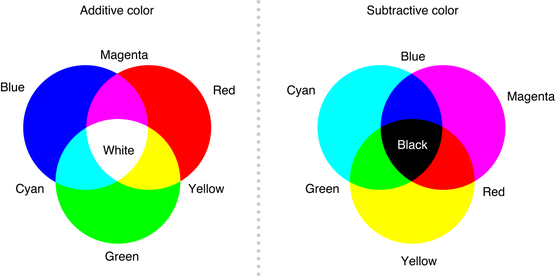
#> input picture Photoshop修色圣典/Chapter_01/res/color_relation.png, 555 x 276 px, shrunk from 1081 x 538 before the run
$ jupyter execute --allow-errors note.ipynb   (shell and % lines are left out)   (Python 2 division)
#> lines starting #> are read from the running program, lines starting #| are printed output that depends on the picture
[cell 1]

import numpy as np
from __future__ import division

import matplotlib.pyplot as plt
import matplotlib.pylab as pylab
#pylab.rcParams['figure.figsize'] = 4*4, 3*4
pylab.rcParams['axes.grid'] = False
import seaborn as sns

import cv2
print cv2.__version__

import logging
logger = logging.getLogger()

第1章 色彩、对比度和通道
===========

### 1.1 难以取舍
色彩 VS 对比度

### 1.2 让色彩更自然
人眼与相机的区别：

1. 色偏：物体受环境光影响而产生不自然的色调时，
   + 人眼自动纠正（人总是把环境光的颜色看成是中性灰）。
   + 相机忠实记录。

   冷色色偏很少能让人接受，而暧色色偏有时是讨喜的。

   补充：显示器修色时，不会注意到色偏；制成印刷品时，才会发现色偏。

2. 同时对比效应（存在背景色时）
   + 人眼会夸大前景色和背景色的差别（视觉错觉迫使前景色朝着与背景色相反的方向发展）。
   + 相机拍摄的照片常常充满**近似色**，缺乏对比。

3. 色适应：
   + 人眼会快速适应不同的灯光强度。
   + 人眼会自动减少反射光和闪烁光（相机常见到人物脸上满是反光）。 $\implies$ 室内肖像摄影时化浓妆。

4. 其他人眼视觉错觉：
   + 人眼注视一个对象时，它的对比度增强，周围次要景物的对比度降低。
   + 人对自己不感兴趣的背景的色彩感知能力会减弱。
   + 对象的色彩越鲜艳，它与背景的对比就越鲜明。
   + 人眼看来，景物最暗的部分（即使是明快色彩的一部分）通常是无色的。
     例子：绿色大衣的最暗皱褶，相机记录是深绿色。


迎合人类视错觉：
减少色偏，抑制反光，让主体对象的色彩更丰富，让次要背景变灰。

### 1.4 军火库

本书只关注几个造成原稿和修正图间差异的问题：

1. 曲线。
   确保完整的阶调范围，突出最重要区域的细节，避免颜色失真。

2. 通道混合。
   解决曲线不能解决的某些问题，最典型的用法是修补对比度弱的通道。

3. 锐化。

4. 高光和阴影。
   数码相机（不同于底片）为了加强中间调的对比度，会牺牲高光和阴影。高光和阴影变成极端的颜色，失去层次感。
   “阴影/高光“命令获得最佳效果 $\gets$ 领会锐化滤镜的基本工作原理。

5. 滥用。
   1. 选区和蒙版。
      合理使用场景：
      + 剪下局部，或者扩展背景。
      + 一张照片中有两处冲突光源。
      + 色彩置换（蓝衬衫 $\to$ 红衬衫）。

我们总是希望使用曲线可以解决图面问题，除非它确实不够用了，再补充其他命令。

### 颜色空间的基本知识

#### 加色混合与减色混合
1. 颜色
    眼睛感受到的色彩，本质是给定频率范围的光。

    + 主动发光体的颜色 = 其发出光谱
      **加色混合**，即多种发光体（光线）重叠的光谱。
      例子：显示器

    + 被动反射体的颜色 = 给定光谱 - 其吸收光谱
      **减色混合**，即多种反射体混合后，剩下的不被吸收的光谱。
      例子：调合颜料

2. 中性灰
   人类对红光、蓝光、绿光最敏感，当它们以等量比例进入眼睛时，我们就看到了中性灰：即黑色，灰色和白色。


[cell 2]
plt.figure(figsize=(20,20))
plt.imshow(plt.imread('./res/color_relation.png'))

#### 三种颜色空间
##### RGB
R - 红色，G - 绿色，B - 蓝色。

常用于显示，适用于加色混合（范围：0-255，值越高，发射光越多，颜色越亮 $\to$ 白色）

##### CMYK
C - 青色（互补：红色），M - 品红（互补：绿色），Y - 黄色（互补：蓝色），K - 黑色。

常用于印刷，适用于减色混合（范围：0% - 100%，值越高，颜料越多，吸收越强烈 $\to$ 黑色）

##### LAB
L - 亮度，（0-100，黑 $\to$ 白）
a\* - 绿色 $\to$ 品红 （-127 --- 127)
b\* - 蓝色 $\to$ 黄色  (-127 --- 127)

[cell 3]
plt.figure(figsize=(20,20))
plt.imshow(plt.imread('./res/rgb_cmyk.jpg'))
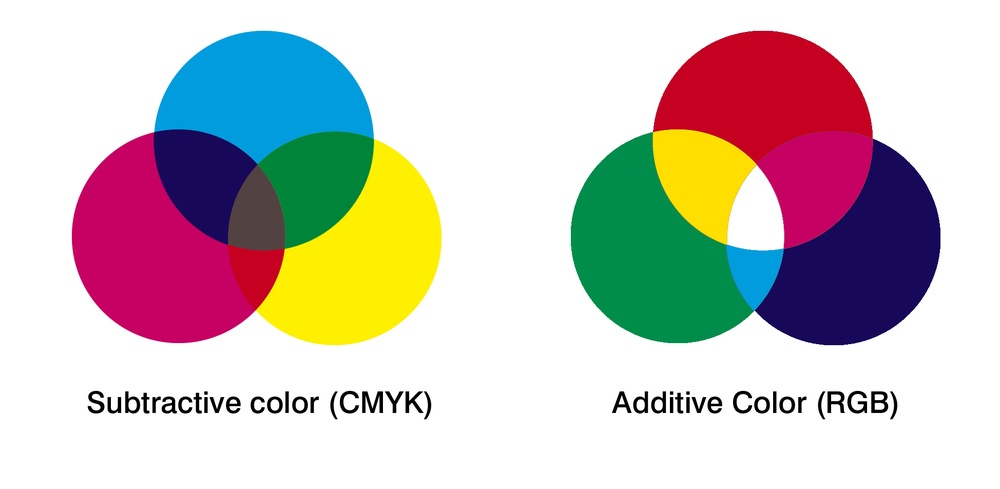
#> input picture Photoshop修色圣典/Chapter_01/res/rgb_cmyk.jpg, 1000 x 489 px, shrunk from 1948 x 952 before the run

### 1.6 通道测试

一束花的 10 个通道黑白图片，请推测各个通道的归属（RGB - 3, LAB - 3, CMYK - 4)。

[cell 4]
f, axarr = plt.subplots(4, 3, figsize=(20,20))
#> (the rest of this cell did not finish here and is left out)

#### 分析
花的叶子一般是绿色。

##### LAB
L 相当于原图的黑白照片，难以确定是 E 还是 F。

a 和 b 只有颜色信息，一般是灰蒙蒙的，所以是 D 和 J。
其中，a 是绿色-品红，叶子细节更详细，所以是 D。
而 b 是蓝色-黄色，叶子应该是中性色，所以是 J。
结合 a 和 b 可知，花中有大量的品红(红+蓝）和黄色(红+绿），所以花的颜色中红色成分有很大占比。

L - ?;  a - D;  b - J

##### RGB  和 CMYK
K 是黑色，一般是骨架轮廓，对比鲜明，所以是 C.

花偏红，R 红光多，C 青色颜料少，所以花的灰值应该偏白，所以是 F 和 H。$\to$ L - E。
一般来说，因为 K 拿走部分对比，所以 CMYK 偏白， RGB 细节和对比更丰富，所以 R - F, C - H。

叶子绿色，所以 G 绿光多 和 M 品红颜料少，第一眼应该是 A 和 K，明暗比较一致。
但仔细观察 K ，其叶子几乎没有对比，特别是观察 y 坐标 0 - 200 图像的浓淡趋势，其实 A 和 G 才是一对。
G 明显比 A 黑很多，所以 G - G, M - A。

花和叶子中蓝色均较少，剩下的 B 和 K 基本都是块状图形，对比很浅，
B 明显较 K 黑，
所以 B - B, Y - K。

总结：

序号 | 颜色分量
-----|--------
A | M 品红
B | B 蓝
C | K 黑
D | a
E | L
F | R 红
G | G 绿
H | C 青
J | b
K | Y 黄

这个测试真得挺难，反复推究几次，对颜色空间的理解会增加不少。

[cell 5]
plt.imshow(plt.imread('./res/CD_Fig_1-5_original_color.jpg'))
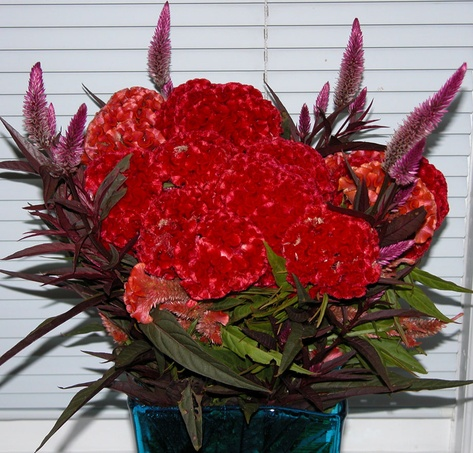
#> input picture Photoshop修色圣典/Chapter_01/res/CD_Fig_1-5_original_color.jpg, 473 x 453 px, shrunk from 922 x 883 before the run

### 1.9 区分通道
#### 1.10 何时两种效果最佳
##### 色光三原色混合原理
蓝光和绿光是最大值时，红光若是最大值，则是白光；红光若低于最大值，则是蓝绿色，而不会显现红色。
只有蓝和绿小于红时，混合时才会显现出红色。

[cell 6]
f, axarr = plt.subplots(2, 2, figsize=(10,10))
#> (the rest of this cell did not finish here and is left out)

编号 |  模式 | 配比
-----|------|----
A | CMYK | C + 0%M + 0%Y + 0%K
B | RGB | R + 100%G + 100%B
C | CMYK | C + 50%M + 50%Y + 0%K
D | RGB | R + 50%G + 50%B

注：通道灰度调整：Photoshop 里在相应通道，全选图像，然后 Edit - Fill 选择 50% Gray 即可。

理论上说， RGB 和 CMY 是互补色，所以 1.8 A 和 1.8 B 应该是相同的，但观察花，红色通道比青色通道有更多细节。
因为另外两通道是最大值，所以两张图均是蓝绿色，而不显红色。

1.8 C 和 D 分别在通道中加入 50% 灰，花的地方红色大于蓝和绿，显现红色。同理，白色部分红大于蓝绿，也显现红色。而叶子是深绿色，红色较少，低于蓝绿，所以仍然不显红色。（前面说过的色光混合原理）。

最后，观察白色背景部分，CMYK 背景较 RGB 背景偏暧。

#### 1.11 绿色通道的重要性

[cell 7]
f, axarr = plt.subplots(2, 2, figsize=(10,10))
#> (the rest of this cell did not finish here and is left out)

##### 陌生的通道，陌生的明度
1.9 A 是将蓝色通道复制到蓝色通道， B 是将蓝色通道复制到绿色通道。
可以看到，同样的信息，在绿色通道里明暗变化更剧烈，对比更强烈。
结论是：**绿色通道的细节非常重要**.

1.9 C 是原图的 CMYK 结果，D 是去掉了黑色通道的效果。
可以看到黑墨对暗部细节的影响。

[cell 8]
plt.imshow(plt.imread('./res/CD_Fig_1-10_guitarist.jpg'))
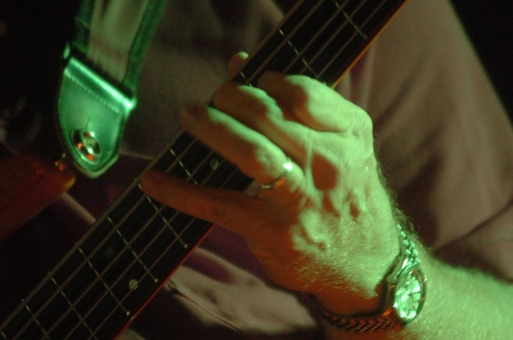
#> input picture Photoshop修色圣典/Chapter_01/res/CD_Fig_1-10_guitarist.jpg, 513 x 340 px, shrunk from 1000 x 662 before the run
